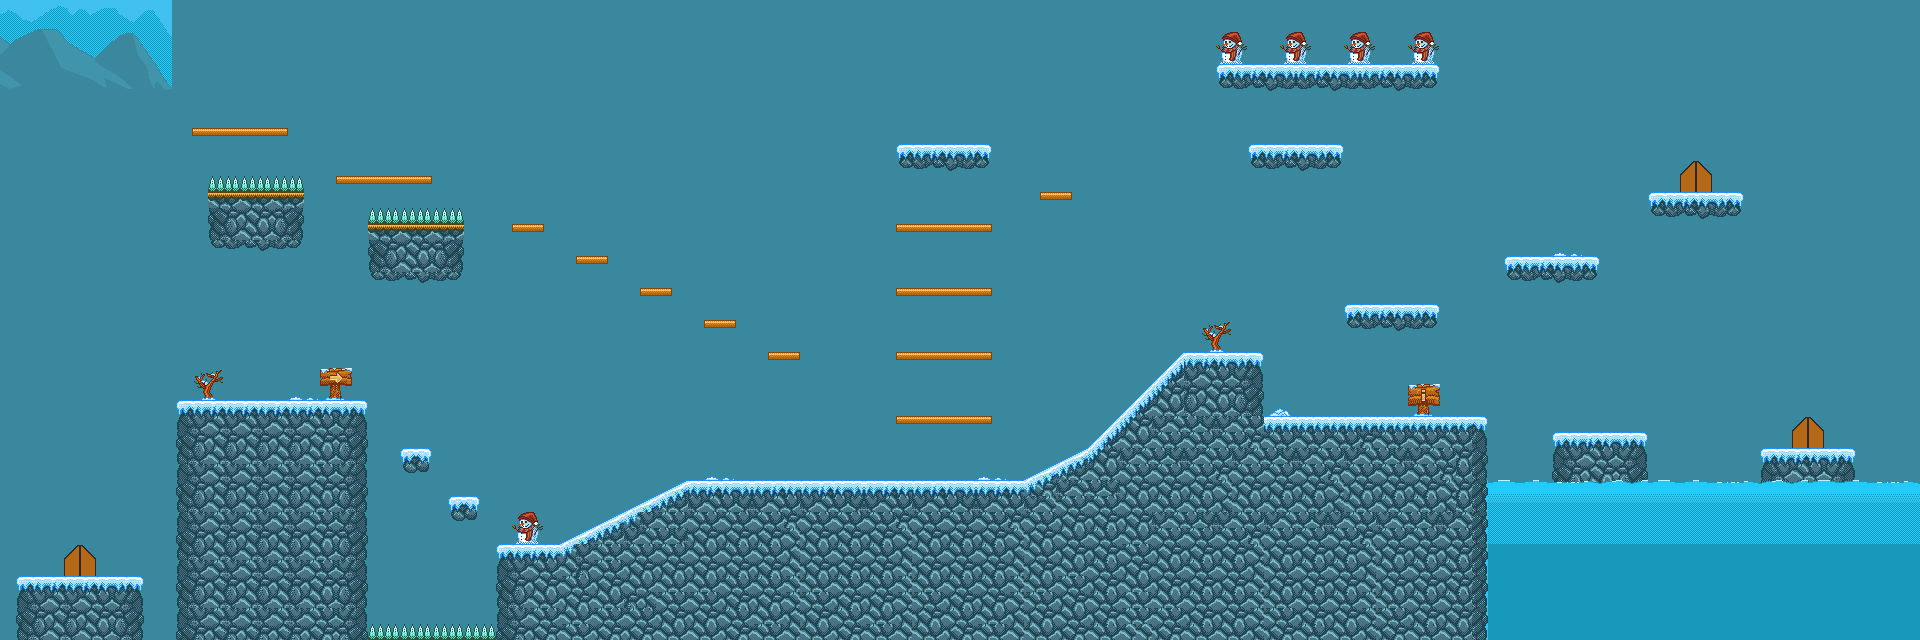

Tiled map render using the project's own tile images. Description and the map definition, with tile-layer contents summarised, below:
An orthogonal 120x40 tile map with 16x16 px tiles, 2 tile layers (Ground, Ground Decoration), 2 tilesets, 1 image layer and 46 objects (34x Coin, 4x BasicLadder, 3x Door, 2x SnowyMovingPlatform, PlayerSpawn, ...).

<map version="1.10" tiledversion="1.10.2" orientation="orthogonal" renderorder="right-down" width="120" height="40" tilewidth="16" tileheight="16" infinite="0" backgroundcolor="#3a889e" nextlayerid="12" nextobjectid="72">
 <tileset firstgid="1" name="level_standard_tileset" tilewidth="16" tileheight="16" tilecount="640" columns="32">
  <image source="../images/level_standard_tileset.png" width="512" height="320" />
 </tileset>
 <tileset firstgid="641" name="level_ice_tileset" tilewidth="16" tileheight="16" tilecount="640" columns="32">
  <image source="../images/level_ice_tileset.png" width="512" height="320" />
  <tile id="194" type="Hazard">
   <properties>
    <property name="Damage" type="int" value="10" />
   </properties>
  </tile>
  <tile id="195" type="Hazard">
   <properties>
    <property name="Damage" type="int" value="10" />
   </properties>
  </tile>
  <tile id="260" type="Slope">
   <properties>
    <property name="LeftTop" type="int" value="0" />
    <property name="RightTop" type="int" value="8" />
   </properties>
  </tile>
  <tile id="261" type="Slope">
   <properties>
    <property name="LeftTop" type="int" value="8" />
    <property name="RightTop" type="int" value="16" />
   </properties>
  </tile>
  <tile id="268" type="Slope">
   <properties>
    <property name="LeftTop" type="int" value="16" />
    <property name="RightTop" type="int" value="8" />
   </properties>
  </tile>
  <tile id="269" type="Slope">
   <properties>
    <property name="LeftTop" type="int" value="8" />
    <property name="RightTop" type="int" value="0" />
   </properties>
  </tile>
  <tile id="290" type="Slope">
   <properties>
    <property name="LeftTop" type="int" value="0" />
    <property name="RightTop" type="int" value="8" />
   </properties>
  </tile>
  <tile id="291" type="Slope">
   <properties>
    <property name="LeftTop" type="int" value="8" />
    <property name="RightTop" type="int" value="16" />
   </properties>
  </tile>
  <tile id="302" type="Slope">
   <properties>
    <property name="LeftTop" type="int" value="16" />
    <property name="RightTop" type="int" value="8" />
   </properties>
  </tile>
  <tile id="303" type="Slope">
   <properties>
    <property name="LeftTop" type="int" value="8" />
    <property name="RightTop" type="int" value="0" />
   </properties>
  </tile>
  <tile id="325" type="Slope">
   <properties>
    <property name="LeftTop" type="int" value="0" />
    <property name="RightTop" type="int" value="16" />
   </properties>
  </tile>
  <tile id="332" type="Slope">
   <properties>
    <property name="LeftTop" type="int" value="16" />
    <property name="RightTop" type="int" value="0" />
   </properties>
  </tile>
  <tile id="356" type="Slope">
   <properties>
    <property name="LeftTop" type="int" value="0" />
    <property name="RightTop" type="int" value="16" />
   </properties>
  </tile>
  <tile id="365" type="Slope">
   <properties>
    <property name="LeftTop" type="int" value="16" />
    <property name="RightTop" type="int" value="0" />
   </properties>
  </tile>
  <tile id="514" type="OneWayTopPlatform" />
  <tile id="515" type="OneWayTopPlatform" />
  <tile id="516" type="OneWayTopPlatform" />
  <tile id="517" type="OneWayTopPlatform" />
  <tile id="518" type="OneWayTopPlatform" />
  <tile id="519" type="OneWayTopPlatform" />
  <tile id="522" type="OneWayTopPlatform" />
  <tile id="523" type="OneWayTopPlatform" />
 </tileset>
 <imagelayer id="7" name="Sky" offsetx="-340" offsety="-135" parallaxx="0.4" parallaxy="0.4" repeatx="1">
  <image source="../images/repeatable_background.png" width="512" height="303" />
 </imagelayer>
 <layer id="8" name="Ground" width="120" height="40">
  <data>[4800 cells, 1301 non-empty, 70 distinct tile ids]</data>
 </layer>
 <layer id="9" name="Ground Decoration" width="120" height="40">
  <data>[4800 cells, 328 non-empty, 52 distinct tile ids]</data>
 </layer>
 <objectgroup id="3" name="AnimatedCoins">
  <object id="5" type="Coin" x="576" y="512">
   <ellipse />
  </object>
  <object id="7" type="Coin" x="640" y="480">
   <ellipse />
  </object>
  <object id="14" type="Coin" x="416" y="432">
   <ellipse />
  </object>
  <object id="16" type="Coin" x="464" y="480">
   <ellipse />
  </object>
  <object id="17" type="Coin" x="960" y="400">
   <ellipse />
  </object>
  <object id="18" type="Coin" x="928" y="400">
   <ellipse />
  </object>
  <object id="21" type="Coin" x="1376" y="288">
   <ellipse />
  </object>
  <object id="22" type="Coin" x="1408" y="288">
   <ellipse />
  </object>
  <object id="23" type="Coin" x="1536" y="240">
   <ellipse />
  </object>
  <object id="24" type="Coin" x="1568" y="240">
   <ellipse />
  </object>
  <object id="25" type="Coin" x="208" y="112">
   <ellipse />
  </object>
  <object id="26" type="Coin" x="240" y="112">
   <ellipse />
  </object>
  <object id="27" type="Coin" x="272" y="112">
   <ellipse />
  </object>
  <object id="29" type="Coin" x="224" y="80">
   <ellipse />
  </object>
  <object id="30" type="Coin" x="256" y="80">
   <ellipse />
  </object>
  <object id="31" type="Coin" x="352" y="160">
   <ellipse />
  </object>
  <object id="32" type="Coin" x="384" y="160">
   <ellipse />
  </object>
  <object id="33" type="Coin" x="416" y="160">
   <ellipse />
  </object>
  <object id="34" type="Coin" x="400" y="128">
   <ellipse />
  </object>
  <object id="35" type="Coin" x="368" y="128">
   <ellipse />
  </object>
  <object id="36" type="Coin" x="384" y="96">
   <ellipse />
  </object>
  <object id="37" type="Coin" x="240" y="48">
   <ellipse />
  </object>
  <object id="38" type="Coin" x="928" y="128">
   <ellipse />
  </object>
  <object id="39" type="Coin" x="960" y="128">
   <ellipse />
  </object>
  <object id="40" type="Coin" x="912" y="96">
   <ellipse />
  </object>
  <object id="41" type="Coin" x="944" y="96">
   <ellipse />
  </object>
  <object id="42" type="Coin" x="976" y="96">
   <ellipse />
  </object>
  <object id="43" type="Coin" x="960" y="64">
   <ellipse />
  </object>
  <object id="44" type="Coin" x="928" y="64">
   <ellipse />
  </object>
  <object id="54" type="Coin" x="1264" y="48">
   <ellipse />
  </object>
  <object id="55" type="Coin" x="1328" y="48">
   <ellipse />
  </object>
  <object id="56" type="Coin" x="1392" y="48">
   <ellipse />
  </object>
  <object id="68" type="Coin" x="1584" y="416">
   <ellipse />
  </object>
  <object id="69" type="Coin" x="1616" y="416">
   <ellipse />
  </object>
 </objectgroup>
 <objectgroup id="10" name="Metadata">
  <object id="19" name="Spawn" type="PlayerSpawn" x="256" y="384">
   <point />
  </object>
  <object id="52" name="Platform 1" type="SnowyMovingPlatform" x="48" y="384" width="96" height="32">
   <properties>
    <property name="LoopMode" value="reverseAndLoop" />
    <property name="MoveSpeedX" type="float" value="2" />
    <property name="MoveSpeedY" type="float" value="2" />
    <property name="TilePath" value="0,-4;4,0;" />
   </properties>
  </object>
  <object id="53" name="Platform 2" type="SnowyMovingPlatform" x="80" y="160" width="96" height="32">
   <properties>
    <property name="LoopMode" value="reverseAndLoop" />
    <property name="MoveSpeedX" type="float" value="2" />
    <property name="MoveSpeedY" type="float" value="2" />
    <property name="TilePath" value="-4,0;0,8" />
   </properties>
  </object>
  <object id="59" name="BasicLadder" type="BasicLadder" x="1392" y="304" width="16" height="48" />
  <object id="60" name="BasicLadder" type="BasicLadder" x="1552" y="256" width="16" height="144" />
  <object id="61" name="BasicLadder" type="BasicLadder" x="1392" y="64" width="16" height="144" />
  <object id="62" name="BasicLadder" type="BasicLadder" x="1280" y="144" width="16" height="96" />
  <object id="63" name="Door 1 Destination" x="1056" y="176">
   <point />
  </object>
  </objectgroup>
</map>
<!-- 4 of 46 objects omitted -->
